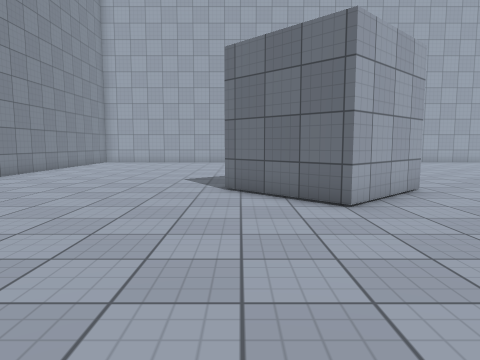
[1] (above)

21 first-person views from a walk through a 3-D level made in the Unity game engine. The camera is 1.2 m above the floor, tilts 6° down and sees 70° across. The floor is counted in squares, 1 m on a side. Each view is taken from the middle of a square. On the plan, view 1 faces up. The plan holds only what a view shows up to about 14 squares ahead; the rest is blank. The place goes on beyond the plan. The player character is not drawn. Surface patterns are stand-ins for the level's own textures.

[2]
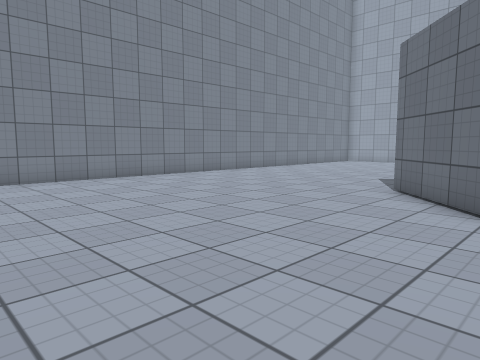

[3]
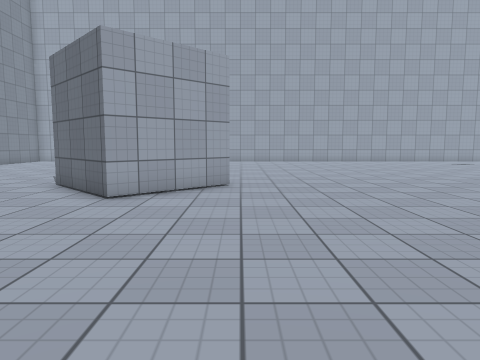

[4]
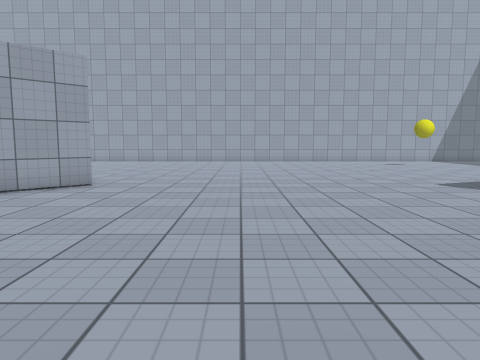

[5]
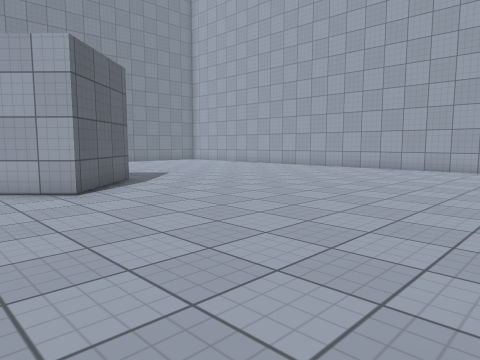

[6]
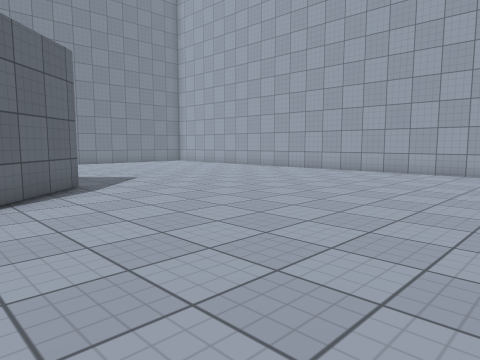

[7]
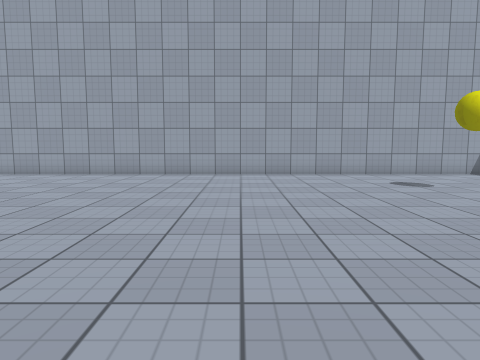

[8]
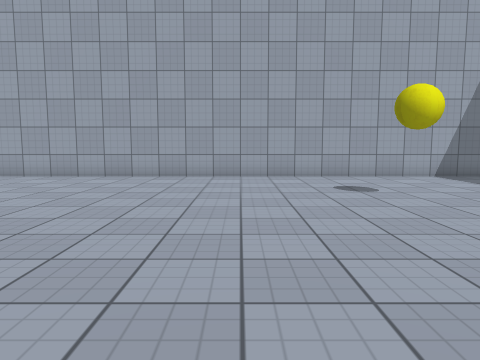

[9]
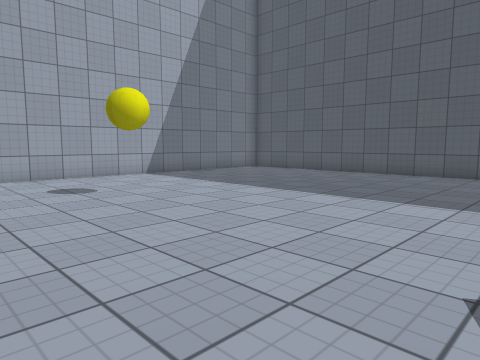

[10]
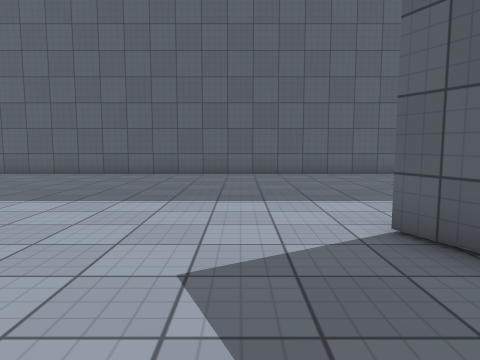

[11]
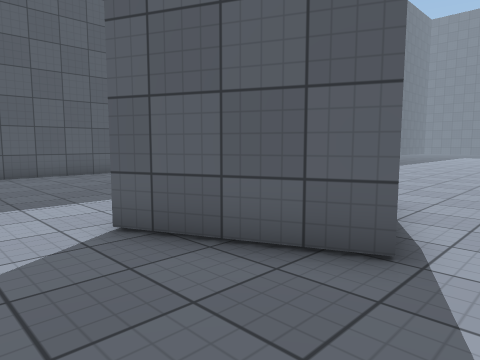

[12]
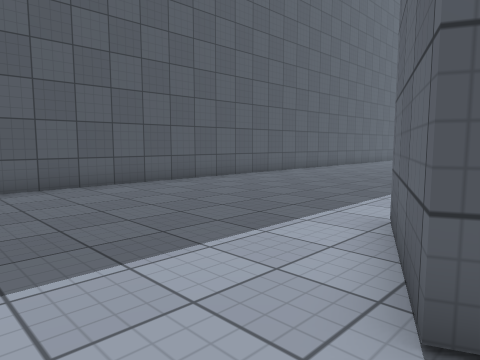

[13]
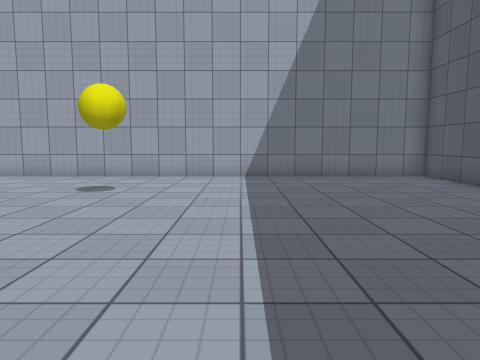

[14]
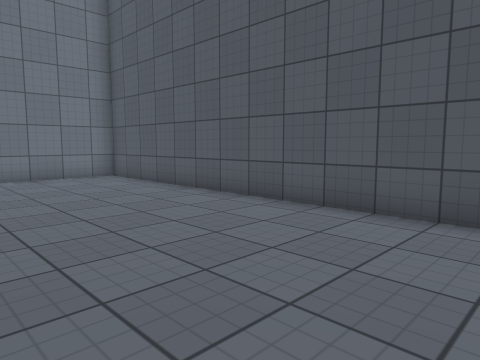

[15]
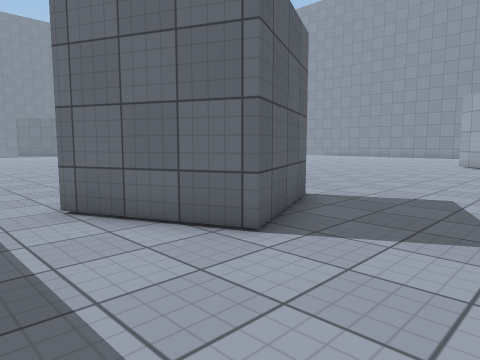

[16]
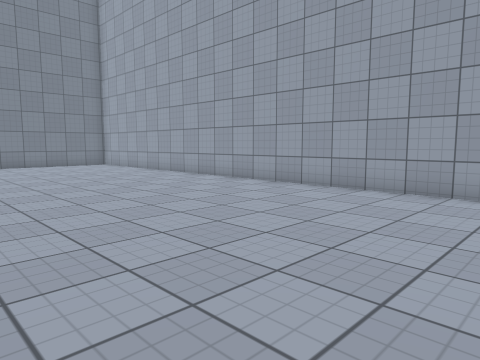

[17]
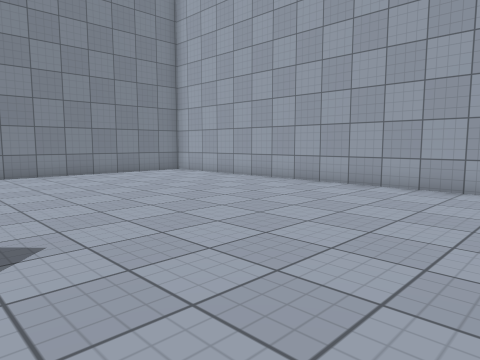

[18]
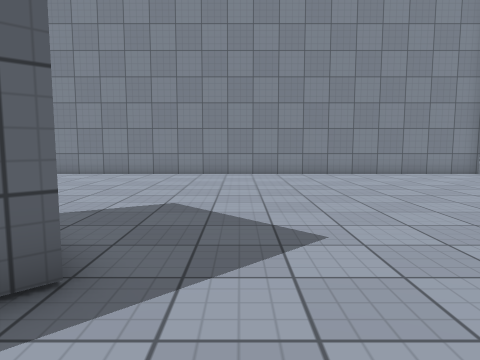

[19]
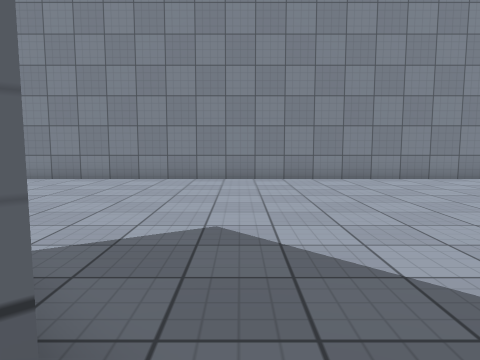

[20]
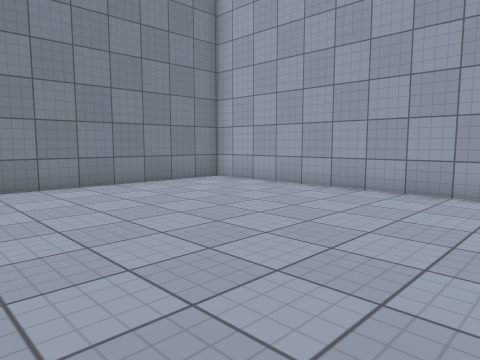

[21]
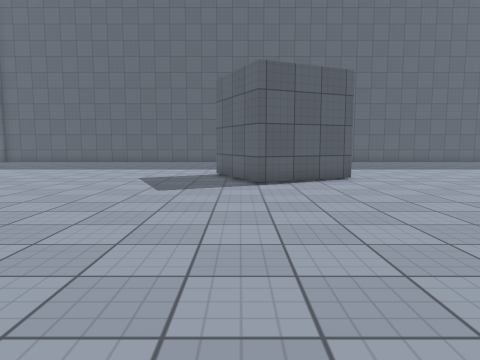

### Floor plan
Points are (right, up) in squares from view 1. A wall is a line through its corners. A room is listed if a view was taken in it or the views show most of it. See-through windows are left out.
Room 1 (views 1, 2, 3, 4, 5, 6, 7, 8, 9, 10, 11, 12, 13, 14, 15, 16, 17, 18, 19, 20, 21)
walls: (2.2, 11.5) (4.7, 8.9) (2.1, 6.4) (-0.4, 9); (17.8, 3.1) (16.3, 6.5) (19.6, 7.9) (21.1, 4.6); (28.8, -0.2) (28.8, 22.6) (-8.8, 22.6) (-8.8, 2)

Positions as (right, up) in squares from view 1, and headings:
1: (0, 0), facing up
2: (3, 0), facing up-left
3: (5, -1), facing up
4: (9, -1), facing up
5: (13, 6), facing up-left
6: (12, 8), facing up-left
7: (13, 9), facing up
8: (15, 10), facing up
9: (15, 10), facing up-right
10: (15, 10), facing right
11: (15, 10), facing down-right
12: (19, 10), facing down-right
13: (22, 10), facing up
14: (23, 10), facing up-right
15: (23, 11), facing down-left
16: (11, 14), facing up-left
17: (5, 13), facing up-left
18: (5, 13), facing left
19: (3, 12), facing left
20: (1, 14), facing up-left
21: (6, 7), facing right
